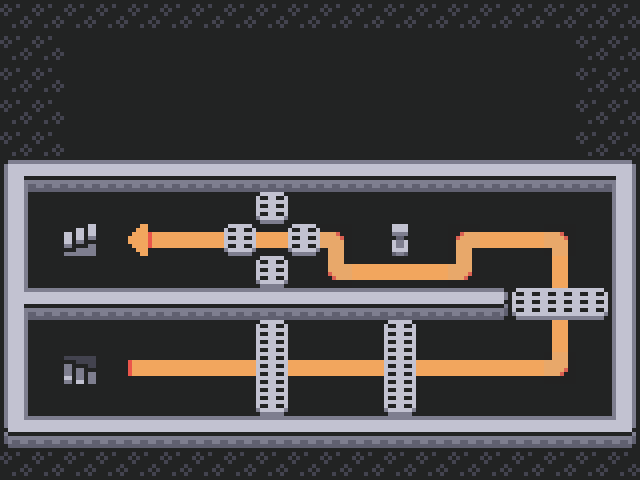

Tiled map render using the project's own tile images. Description and the whole map definition, tile-layer contents included, below:
An orthogonal 20x15 tile map with 32x32 px tiles, 1 tile layer (Tile Layer 1).

<map version="1.10" tiledversion="1.12.2" orientation="orthogonal" renderorder="right-down" width="20" height="15" tilewidth="32" tileheight="32" infinite="0" backgroundcolor="#222323" nextlayerid="2" nextobjectid="1">
 <properties>
  <property name="txt" value="gridskill" />
 </properties>
 <tileset firstgid="1" source="sblobber64.tsx" />
 <layer id="1" name="Tile Layer 1" width="20" height="15">
  <data encoding="csv">
20,20,20,20,20,20,20,20,20,20,20,20,20,20,20,20,20,20,20,20,
20,20,0,0,0,0,0,0,0,0,0,0,0,0,0,0,0,0,20,20,
20,20,0,0,0,0,0,0,0,0,0,0,0,0,0,0,0,0,20,20,
20,20,0,0,0,0,0,0,0,0,0,0,0,0,0,0,0,0,20,20,
20,20,0,0,0,0,0,0,0,0,0,0,0,0,0,0,0,0,20,20,
35,38,38,38,38,38,38,38,38,38,38,38,38,38,38,38,38,38,38,33,
32,0,0,0,0,0,0,0,5,0,0,0,0,0,0,0,0,0,0,32,
32,0,31,0,61,9,9,5,9,5,59,0,18,0,56,9,9,59,0,32,
32,0,0,0,0,0,0,0,5,0,60,9,9,9,55,0,0,57,0,32,
37,38,38,38,38,38,38,38,38,38,38,38,38,38,38,12,48,49,47,32,
32,0,0,0,0,0,0,0,43,0,0,0,43,0,0,0,0,57,0,32,
32,0,30,0,7,9,9,9,45,9,9,9,45,9,9,9,9,55,0,32,
32,0,0,0,0,0,0,0,44,0,0,0,44,0,0,0,0,0,0,32,
41,38,38,38,38,38,38,38,38,38,38,38,38,38,38,38,38,38,38,39,
20,20,20,20,20,20,20,20,20,20,20,20,20,20,20,20,20,20,20,20
</data>
 </layer>
</map>
